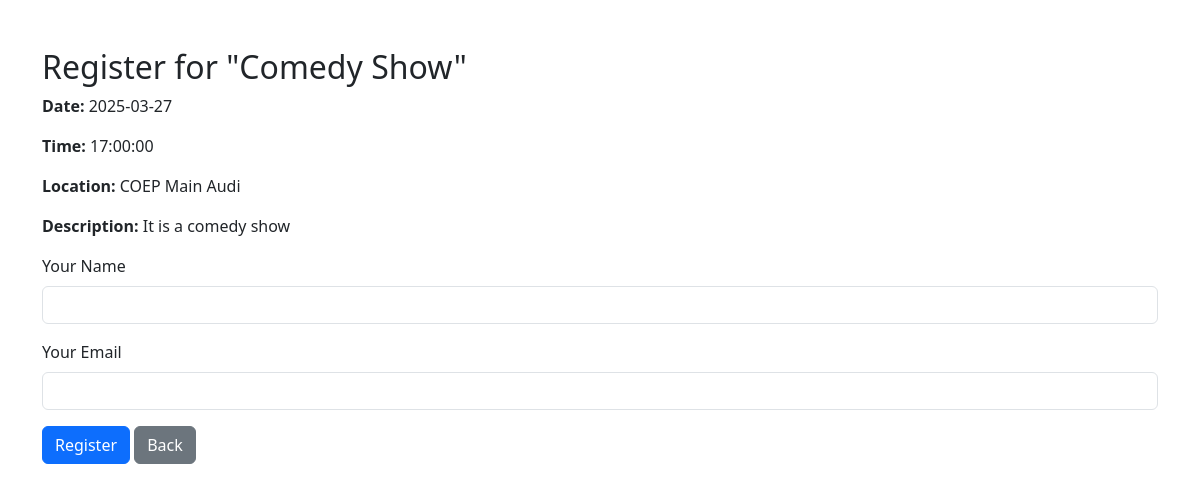
Page /register_event.php?event_id=3 on the committed database.
### tables this page shows
CREATE TABLE `events` (
  `id` int(11) NOT NULL,
  `event_name` varchar(255) NOT NULL,
  `event_date` date NOT NULL,
  `event_time` time NOT NULL,
  `location` varchar(255) NOT NULL,
  `category` varchar(100) NOT NULL,
  `description` text NOT NULL,
  `event_banner` varchar(255) NOT NULL,
  `event_brochure` varchar(255) NOT NULL,
  `created_at` timestamp NOT NULL DEFAULT current_timestamp()
);

### register_event.php (the view, shortened to what this page needs)
<?php
$servername = "localhost";
$username = "root";
$password = "";
$dbname = "event_management";
$conn = new mysqli($servername, $username, $password, $dbname);
$event_id = intval($_GET['event_id']);
$sql = "SELECT * FROM events WHERE id = ?";
$stmt = $conn->prepare($sql);
$stmt->bind_param("i", $event_id);
$stmt->execute();
$result = $stmt->get_result();
$event = $result->fetch_assoc();
?>
<!DOCTYPE html>
<html lang="en">
<head>
    <link rel="stylesheet" href="https://cdnjs.cloudflare.com/ajax/libs/bootstrap/5.3.0/css/bootstrap.min.css">
</head>
<body>
    <div class="container mt-5">
        <h2>Register for "<?php echo htmlspecialchars($event['event_name']); ?>"</h2>
        <p><strong>Date:</strong> <?php echo htmlspecialchars($event['event_date']); ?></p>
        <p><strong>Time:</strong> <?php echo htmlspecialchars($event['event_time']); ?></p>
        <p><strong>Location:</strong> <?php echo htmlspecialchars($event['location']); ?></p>
        <p><strong>Description:</strong> <?php echo nl2br(htmlspecialchars($event['description'])); ?></p>
        <form action="submit_registration.php" method="POST">
            <div class="mb-3">
                <label for="name" class="form-label">Your Name</label>
                <input type="text" class="form-control" id="name" name="name" required>
            </div>
            <div class="mb-3">
                <label for="email" class="form-label">Your Email</label>
                <input type="email" class="form-control" id="email" name="email" required>
            </div>
            <button type="submit" class="btn btn-primary">Register</button>
            <a href="user_dashboard.php" class="btn btn-secondary">Back</a>
        </form>
    </div>
</body>
</html>

### rows in the picture
events: event_name "Comedy Show", event_date "2025-03-27", event_time "17:00:00", location "COEP Main Audi", description "It is a comedy show"
